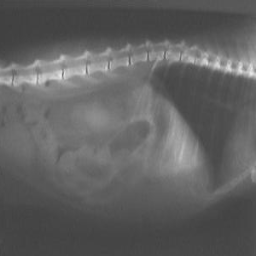
#> input picture DIP/code/dataset/catbonesquare.pgm, 256 x 256 px, given in place of House.bmp, which was not available
$ python DWT_enhancement.py
#> lines starting #> are read from the running program, lines starting #| are printed output that depends on the picture; pictures that were not available may be replaced by others from this repository, and a replacement may not be noted
#> the answer given: 1
#> in main, img1 is the input picture: shape (256, 256); min 63, max 233, mean 96.7
import numpy as np
import cv2
import pywt

def DWT_enhancement( f, method, wavelet ):
#> called with method = 1, wavelet = 'db1'
	nr, nc = f.shape[:2]
#> nr = 256; nc = 256
	coeffs = pywt.dwt2( f, wavelet )
	LL, (LH, HL, HH) = coeffs
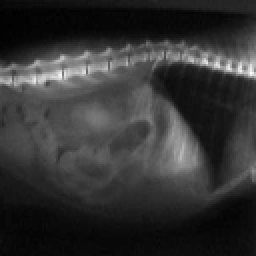
#> LL: shape (128, 128) float64 (shown 2 times larger); min 127, max 456, mean 193.4; drawn with min black and max white
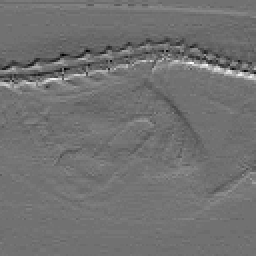
#> LH: shape (128, 128) float64 (shown 2 times larger); min -24.5, max 30.5, mean 0; drawn with min black and max white
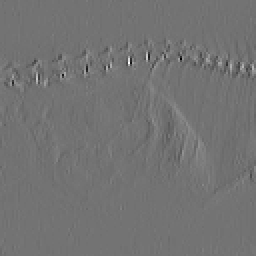
#> HL: shape (128, 128) float64 (shown 2 times larger); min -56.5, max 68, mean -0.1; drawn with min black and max white
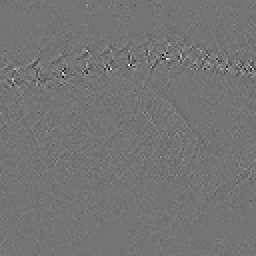
#> HH: shape (128, 128) float64 (shown 2 times larger); min -13.5, max 16, mean -9.16e-05; drawn with min black and max white
	if method == 1:  # LL only
		LH.fill( 0 )
#> LH: shape (128, 128) float64; every value is 0
		HL.fill( 0 )
		HH.fill( 0 )
	elif method == 2: # LH only
		LL.fill( 0 )
		HL.fill( 0 )
		HH.fill( 0 )
	elif method == 3: # HL only
		LL.fill( 0 )
		LH.fill( 0 )
		HH.fill( 0 )
	elif method == 4: # HH only
		LL.fill( 0 )
		LH.fill( 0 )
		HL.fill( 0 )
	coeffs = LL, (LH, HL, HH)
	output = pywt.idwt2( coeffs, wavelet )
	g = f.copy( )
	if method == 1:
		g = np.uint8( np.clip( output, 0, 255 ) )
	else:
		temp = np.zeros( [ nr, nc ] )
		cv2.normalize( output, temp, 0, 255, cv2.NORM_MINMAX )
		g = np.uint8( temp )
	return g

def main( ):
	print( "Image Enhancement using DWT:" )
	print( "(1) LL only" )
	print( "(2) LH only" )
	print( "(3) HL only" )
	print( "(4) HH only" )
	method = eval( input( "Please enter your choice: " ) )
	img1 = cv2.imread( "House.bmp", -1 )
	img2 = DWT_enhancement( img1, method, 'db1' )
	cv2.imshow( "Original Image", img1 )
	cv2.imshow( "Image Enhancement using DWT", img2 )
	cv2.waitKey( 0 )

main( )

$ run again, on DIP/code/dataset/einstein.pgm
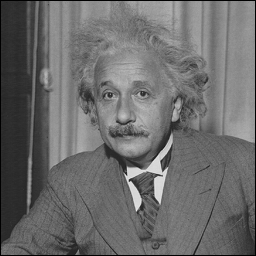
#> input picture DIP/code/dataset/einstein.pgm, 256 x 256 px, given in place of House.bmp, which was not available
#> in main, img1 is the input picture: shape (256, 256); min 0, max 237, mean 107.8
#> in DWT_enhancement, `LL, (LH, HL, HH) = coeffs`:
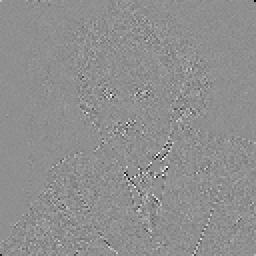
#> HH: shape (128, 128) float64 (shown 2 times larger); min -72.5, max 56, mean 0; drawn with min black and max white
#> in DWT_enhancement, `output = pywt.idwt2( coeffs, wavelet )`:
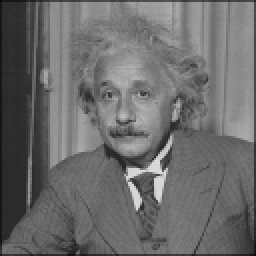
#> output: shape (256, 256) float64; min 11.25, max 219.8, mean 107.8
